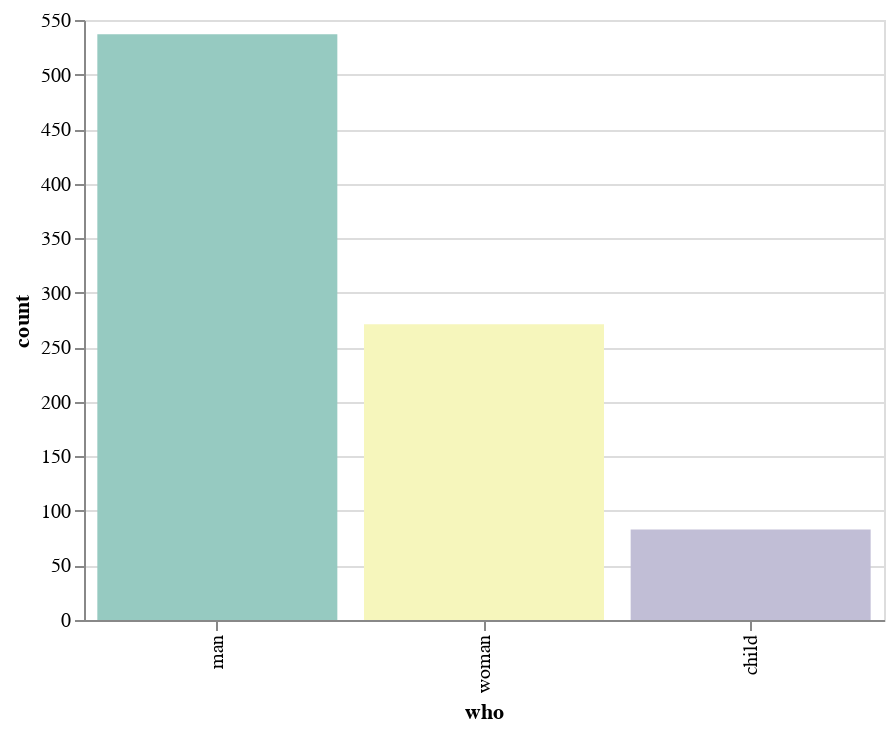

Notebook code cell kept with this figure:
### Code cell
display(salt.countplot(x="who", data=titanic, palette="Set3"))
ax = sns.countplot(x="who", data=titanic, palette="Set3")

### Figure 1 — Vega-Lite specification as saved in the notebook (floating-point values rounded to 4 significant figures)
{"$schema": "https://vega.github.io/schema/vega-lite/v2.4.1.json", "config": {"view": {"height": 300, "width": 400}}, "data": {"values": [{"c": "rgb(149.75000000000003, 202.24999999999997, 193.25)", "count": 537, "who": "man"}, {"c": "rgb(245.50000000000003, 245.50000000000003, 188.49999999999994)", "count": 271, "who": "woman"}, {"c": "rgb(192.99999999999997, 189.99999999999997, 214.0)", "count": 83, "who": "child"}]}, "encoding": {"color": {"field": "c", "scale": null, "type": "nominal"}, "x": {"axis": {"title": "who"}, "field": "who", "sort": null, "type": "nominal"}, "y": {"axis": {"title": "count"}, "field": "count", "type": "quantitative"}}, "mark": "bar", "selection": {"selector009": {"bind": "scales", "encodings": ["x", "y"], "mark": {"fill": "#333", "fillOpacity": 0.125, "stroke": "white"}, "on": "[mousedown, window:mouseup] > window:mousemove!", "resolve": "global", "translate": "[mousedown, window:mouseup] > window:mousemove!", "type": "interval", "zoom": "wheel!"}}}
